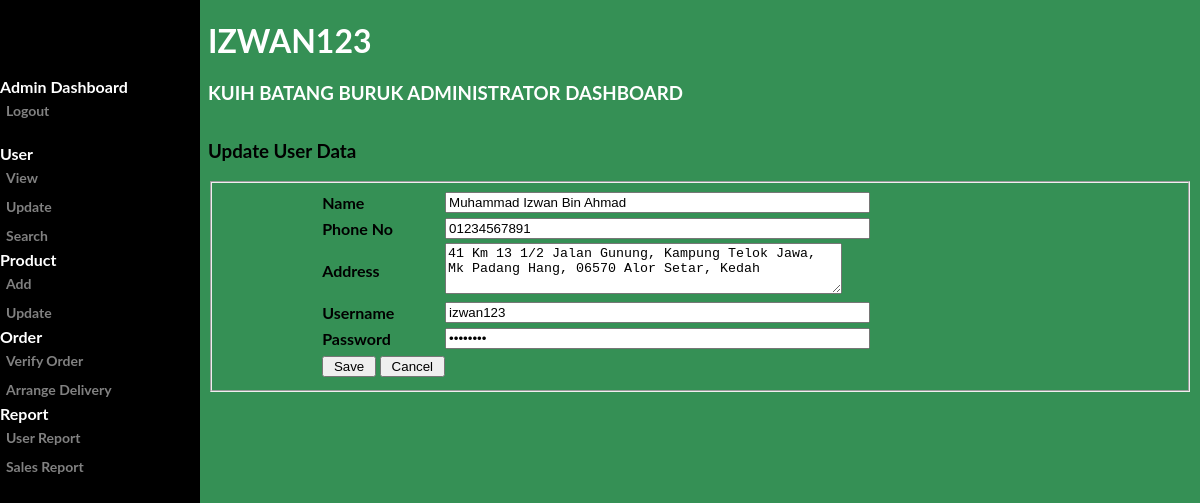
Screenshot of /admin/update_user.php?user_id=2 (signed in) with the database file from the repository.
### tables this page shows
CREATE TABLE `USER` (
  `USER_ID` int(20) NOT NULL,
  `USER_USERNAME` varchar(20) NOT NULL,
  `USER_NAME` varchar(60) NOT NULL,
  `USER_PHONENO` varchar(11) NOT NULL,
  `USER_ADDRESS` varchar(100) NOT NULL,
  `USER_EMAIL` varchar(30) NOT NULL,
  `USER_PASSWORD` varchar(20) NOT NULL,
  `LVL_ID` int(11) NOT NULL
);

### admin/update_user.php (the view, shortened to what this page needs)
<?php
include('../include/dbconn.php');
$user = $_SESSION['user_username'];
$user_id = $_GET['user_id'];
?>
<!DOCTYPE html>
<html>
<head>
</head>
<body>
<div class="sidenav">
<b>
<br><br>
  <br>
  <b> Admin Dashboard</b>
  <a href="../login/logout.php">Logout</a>
  <br>
  <b>User</b>
  <a href="view_user.php">View</a>
  <a href="update_view_user.php">Update</a>
  <a href="search_user.php">Search</a>
  <b>Product</b>
  <a href="add_product.php">Add</a>
  <a href="update_view_product.php">Update</a>
  <b>Order</b>
  <a href="add_order.php">Verify Order</a>
  <a href="delivery.php">Arrange Delivery</a>
  <b>Report</b>
  <a href="user_report.php">User Report</a>
  <a href="sales_report.php">Sales Report</a>
</div>
<div class="main">
  <div class="greatinguser">
	<h1><?php echo $user; ?></h1>
	<h3>Kuih Batang Buruk Administrator Dashboard</h3>
  </div>
</div>
<div class="container">
<h3>Update User Data</h3>
<?php
	$query = "SELECT * FROM user WHERE user_id='$user_id'";
	$result = mysqli_query($dbconn, $query) or die ("Error: " . mysqli_error($dbconn));
	$row = mysqli_fetch_array($result);
?>
<fieldset>
<form name="edit_user" method="post" action="db_update_user.php" enctype="multipart/form-data">
    <table width="80%" border="0" align="center">
      <tr>
        <td width="16%">Name</td>
        <td width="84%"><input type="text" name="user_name" size="50" value="<?php echo ucwords (strtolower($row['USER_NAME'])); ?>" /></td>
      </tr>
	  <tr>
        <td width="16%">Phone No</td>
        <td><input type="text" name="user_phoneno" size="50" value="<?php echo $row['USER_PHONENO']; ?>"/></td>
      </tr>
      <tr>
        <td width="16%">Address</td>
        <td><textarea name="user_address" cols="47" rows="3"><?php echo ucwords (strtolower($row['USER_ADDRESS'])); ?></textarea></td>
      </tr>
      <tr>
        <td width="16%">Username</td>
        <td><input type="text" name="user_username" size="50" value="<?php echo $row['USER_USERNAME']; ?>" /></td>
      </tr>
      <tr>
        <td width="16%">Password</td>
        <td><input type="password" name="user_password" size="50" value="<?php echo $row['USER_PASSWORD']; ?>" /></td>
      </tr>
      <tr>
        <td colspan="2"><input type="submit" name="submit" value=" Save " />
        <input type="button" name="cancel" value=" Cancel " onclick="location.href='update_view_user.php'" /></td>
      </tr>
    </table>
</form>
</fieldset>
</div>
</body>
</html>

### admin/update_user.php (style rules this page uses)
body { font-family: "Lato", sans-serif; color: #ffffff; background-image:url(''); background-repeat: no-repeat; background-attachment: fixed; background-size: cover; background-color: #359055; }
div { max-width: 1100px; height: 100px; }
.sidenav { height: 100%; width: 200px; position: fixed; z-index: 1; top: 0; left: 0; background-color: #000000; overflow-x: hidden; padding-top: 20px; }
.sidenav a { padding: 6px 6px 6px 6px; text-decoration: none; font-size: 14px; color: #818181; display: block; }
.greatinguser { text-transform: uppercase; }
.main { margin-left: 200px; }
.container { font-family: "Lato", sans-serif; color: #000000; margin-left: 200px; }

### rows the page displays
user: user_name "Muhammad Izwan Bin Ahmad", user_phoneno "01234567891", user_address "41 Km 13 1/2 Jalan Gunung, Kampung Telok Jawa, Mk Padang Hang, 06570 Alor Setar, Kedah", user_username "izwan123"

### other values shown
$user "IZWAN123"
